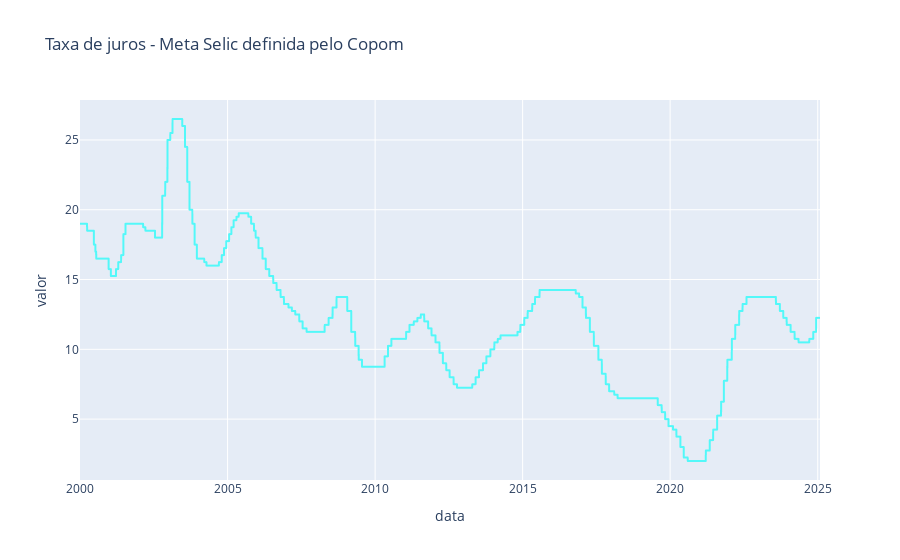

Notebook code for this chart:
### Code cell
fig = px.line(selic_meta_2000,
               y='valor',
               title='Taxa de juros - Meta Selic definida pelo Copom',
               color_discrete_sequence=['#53f8f9']
               );

# Plotar 
fig.show()

### Figure 1 — Plotly figure (JSON) as saved in the notebook; plotly's stock layout.template omitted (floating-point values rounded to 4 significant figures; data arrays with more than 128 entries replaced by an {"elided": "..."} marker saying what was removed)
{"data": [{"hovertemplate": "data=%{x}<br>valor=%{y}<extra></extra>", "legendgroup": "", "line": {"color": "#53f8f9", "dash": "solid"}, "marker": {"symbol": "circle"}, "mode": "lines", "name": "", "showlegend": false, "type": "scattergl", "x": {"elided": "9161 str values"}, "xaxis": "x", "y": {"elided": "9161 float values"}, "yaxis": "y"}], "layout": {"legend": {"tracegroupgap": 0}, "title": {"text": "Taxa de juros - Meta Selic definida pelo Copom"}, "xaxis": {"anchor": "y", "domain": [0, 1], "title": {"text": "data"}}, "yaxis": {"anchor": "x", "domain": [0, 1], "title": {"text": "valor"}}}}
